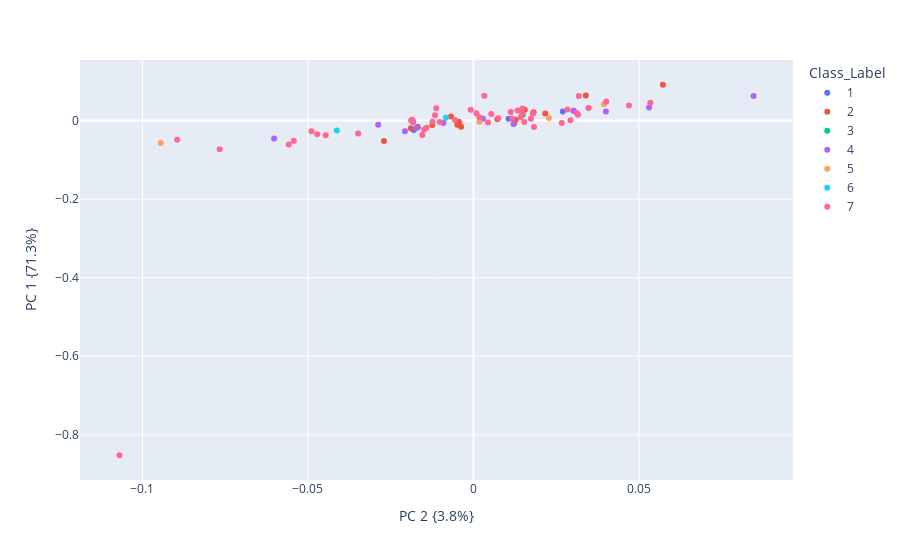

The cell this chart's notebook holds for it:
### Code cell
#plot PCA
#Take out the PCA components into a Dataframe
dfpca=pd.DataFrame(pca.components_)
#Append the Class Label column from original data set to it
label=df['Class_Label']
dfpca['Class_Label']=label
dfpca['Class_Label']=dfpca['Class_Label'].apply(str)
#Plot PCA 1 and PCA 2

fig=px.scatter(dfpca,x=1,y=0,color='Class_Label',labels={'1':"PC 2 {3.8%}" ,'0':"PC 1 {71.3%}"})
fig.show()
fig.write_image("images/PCA12.svg")

### Figure 1 — Plotly figure (JSON) as saved in the notebook; plotly's stock layout.template omitted (floating-point values rounded to 4 significant figures)
{"data": [{"hovertemplate": "Class_Label=1<br>PC 2 {3.8%}=%{x}<br>PC 1 {71.3%}=%{y}<extra></extra>", "legendgroup": "1", "marker": {"color": "#636efa", "symbol": "circle"}, "mode": "markers", "name": "1", "orientation": "v", "showlegend": true, "type": "scatter", "x": [0.02698, -0.0169, -0.01807, 0.01059], "xaxis": "x", "y": [0.02271, -0.01636, -0.02383, 0.004295], "yaxis": "y"}, {"hovertemplate": "Class_Label=2<br>PC 2 {3.8%}=%{x}<br>PC 1 {71.3%}=%{y}<extra></extra>", "legendgroup": "2", "marker": {"color": "#EF553B", "symbol": "circle"}, "mode": "markers", "name": "2", "orientation": "v", "showlegend": true, "type": "scatter", "x": [0.02165, -0.01242, 0.03394, -0.01692, -0.02704, 0.05721, -0.003744, 0.01549, -0.004414, 0.007191, -0.004439, 0.01273, -0.004884, 0.01229, -0.01892, -0.006792, 0.01814], "xaxis": "x", "y": [0.0182, -0.01141, 0.06372, -0.01688, -0.0522, 0.09111, -0.01584, 0.02714, -0.002943, 0.002957, -0.008642, 0.002119, -0.01055, -0.006955, -0.01989, 0.01, 0.02125], "yaxis": "y"}, {"hovertemplate": "Class_Label=3<br>PC 2 {3.8%}=%{x}<br>PC 1 {71.3%}=%{y}<extra></extra>", "legendgroup": "3", "marker": {"color": "#00cc96", "symbol": "circle"}, "mode": "markers", "name": "3", "orientation": "v", "showlegend": true, "type": "scatter", "x": [0.01489], "xaxis": "x", "y": [0.01459], "yaxis": "y"}, {"hovertemplate": "Class_Label=4<br>PC 2 {3.8%}=%{x}<br>PC 1 {71.3%}=%{y}<extra></extra>", "legendgroup": "4", "marker": {"color": "#ab63fa", "symbol": "circle"}, "mode": "markers", "name": "4", "orientation": "v", "showlegend": true, "type": "scatter", "x": [-0.0288, 0.01207, -0.01824, -0.02071, 0.04, -0.01732, -0.009089, 0.03019, 0.05303, 0.03029, -0.06023, 0.00287, 0.0846], "xaxis": "x", "y": [-0.01074, -0.008689, -0.003945, -0.02758, 0.02278, -0.01887, -0.00612, 0.02498, 0.03334, 0.0252, -0.04587, 0.004367, 0.06247], "yaxis": "y"}, {"hovertemplate": "Class_Label=5<br>PC 2 {3.8%}=%{x}<br>PC 1 {71.3%}=%{y}<extra></extra>", "legendgroup": "5", "marker": {"color": "#FFA15A", "symbol": "circle"}, "mode": "markers", "name": "5", "orientation": "v", "showlegend": true, "type": "scatter", "x": [0.02276, -0.09446, 0.001772, 0.03942], "xaxis": "x", "y": [0.006432, -0.05735, -0.003071, 0.04145], "yaxis": "y"}, {"hovertemplate": "Class_Label=6<br>PC 2 {3.8%}=%{x}<br>PC 1 {71.3%}=%{y}<extra></extra>", "legendgroup": "6", "marker": {"color": "#19d3f3", "symbol": "circle"}, "mode": "markers", "name": "6", "orientation": "v", "showlegend": true, "type": "scatter", "x": [-0.04128, -0.008346], "xaxis": "x", "y": [-0.02524, 0.007074], "yaxis": "y"}, {"hovertemplate": "Class_Label=7<br>PC 2 {3.8%}=%{x}<br>PC 1 {71.3%}=%{y}<extra></extra>", "legendgroup": "7", "marker": {"color": "#FF6692", "symbol": "circle"}, "mode": "markers", "name": "7", "orientation": "v", "showlegend": true, "type": "scatter", "x": [0.01468, -0.0184, -0.04721, 0.01795, 0.01328, 0.007483, -0.03484, -0.01238, 0.01425, -0.0008748, 0.03474, 0.004375, -0.0102, 0.01477, -0.07669, -0.04465, 0.00179, 0.01827, 0.01125, -0.05581, 0.05342, 0.0008749, 0.0318, 0.02667, -0.01164, 0.04695, 0.0293, -0.08953, 0.005371, -0.005585, -0.01885, -0.05428, 0.01534, -0.01124, -0.01495, -0.04896, 0.03159, 0.003293, 0.02838, 0.01171, 0.01735, 0.04011, -0.01423, -0.01547, 0.03116, -0.0185, -0.107], "xaxis": "x", "y": [0.0183, -0.001092, -0.03519, 0.01782, 0.02537, 0.005927, -0.03303, -0.002912, 0.008499, 0.02738, 0.03217, -0.005082, -0.003926, 0.0305, -0.07338, -0.03723, 0.008239, -0.01638, 0.02153, -0.06115, 0.04551, 0.01865, 0.06264, -0.006082, 0.01371, 0.0382, 0.0008841, -0.04921, 0.01644, 0.001549, 0.0001368, -0.05146, -0.003879, 0.03098, -0.02305, -0.02736, 0.01461, 0.06333, 0.02812, 0.005398, 0.0045, 0.04844, -0.01837, -0.03663, 0.0194, 0.001969, -0.8522], "yaxis": "y"}], "layout": {"legend": {"title": {"text": "Class_Label"}, "tracegroupgap": 0}, "margin": {"t": 60}, "xaxis": {"anchor": "y", "domain": [0, 1], "title": {"text": "PC 2 {3.8%}"}}, "yaxis": {"anchor": "x", "domain": [0, 1], "title": {"text": "PC 1 {71.3%}"}}}}
